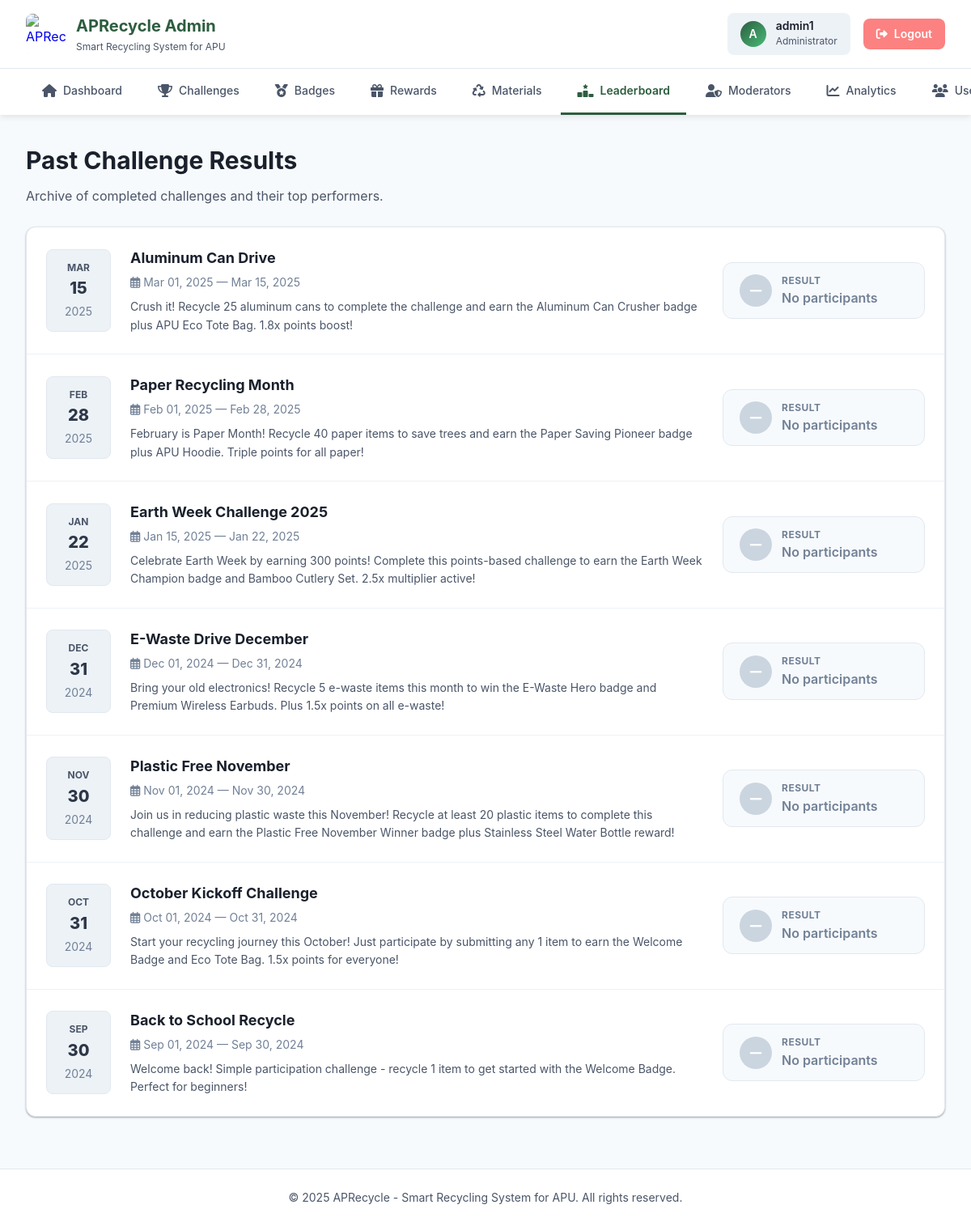
Screenshot of /admin/leaderboard_challenges.php (signed in) with the database file from the repository.
### tables this page shows
CREATE TABLE IF NOT EXISTS `challenge` (
  `challenge_id` int NOT NULL AUTO_INCREMENT,
  `title` varchar(100) NOT NULL,
  `description` text NOT NULL,
  `start_date` date NOT NULL,
  `end_date` date NOT NULL,
  `badge_id` int DEFAULT NULL COMMENT 'Challenge-specific badge (awarded on completion)',
  `reward_id` int DEFAULT NULL COMMENT 'Challenge-specific reward (awarded on completion)',
  `point_multiplier` decimal(3,1) NOT NULL DEFAULT '1.0',
  `target_material_id` int DEFAULT NULL COMMENT 'Specific material for smart challenges',
  `target_quantity` int NOT NULL DEFAULT '0' COMMENT 'Number of items to recycle (for quantity-based challenges)',
  `target_points` int NOT NULL DEFAULT '0' COMMENT 'Points to earn during challenge period (for points-based challenges)',
  `completion_type` enum('quantity','points','participation') NOT NULL DEFAULT 'quantity' COMMENT 'How to complete: quantity=recycle X items, points=earn X points, participation=join+submit 1 item',
  `created_at` datetime NOT NULL DEFAULT CURRENT_TIMESTAMP,
  PRIMARY KEY (`challenge_id`),
  KEY `badge_id` (`badge_id`),
  KEY `reward_id` (`reward_id`),
  KEY `target_material_id` (`target_material_id`)
);

### admin/leaderboard_challenges.php (the view, shortened to what this page needs)
<?php
include_once 'includes/header.php';
$conn = getDBConnection();
$limit = 10;
$page = isset($_GET['page']) && is_numeric($_GET['page']) ? (int)$_GET['page'] : 1;
$start = ($page - 1) * $limit;
$sql = "SELECT * FROM challenge
        WHERE end_date < CURDATE()
        ORDER BY end_date DESC
        LIMIT $start, $limit";
$result = mysqli_query($conn, $sql);
?>
<div class="page-header">
    <h1 class="page-title">Past Challenge Results</h1>
    <p class="page-description">Archive of completed challenges and their top performers.</p>
</div>
<div class="results-container">
    <?php if (mysqli_num_rows($result) > 0): ?>
        <?php while ($challenge = mysqli_fetch_assoc($result)):
            $start_date = $challenge['start_date'];
            $end_date = $challenge['end_date'];
            $winner_sql = "SELECT u.username, COUNT(*) as score
                           FROM recycling_submission rs
                           JOIN user u ON rs.user_id = u.user_id
                           WHERE rs.status = 'Approved'
                           AND rs.created_at BETWEEN '$start_date 00:00:00' AND '$end_date 23:59:59'
                           GROUP BY rs.user_id
                           ORDER BY score DESC
                           LIMIT 1";
            $winner_result = mysqli_query($conn, $winner_sql);
            $winner = ($winner_result) ? mysqli_fetch_assoc($winner_result) : null;
        ?>
            <div class="challenge-row">
                <div class="date-box">
                    <span class="date-month"><?php echo date('M', strtotime($end_date)); ?></span>
                    <span style="font-size: var(--text-xl); font-weight: 800; display:block;"><?php echo date('d', strtotime($end_date)); ?></span>
                    <span class="date-year"><?php echo date('Y', strtotime($end_date)); ?></span>
                </div>
                <div class="challenge-info">
                    <h3 class="challenge-title"><?php echo htmlspecialchars($challenge['title']); ?></h3>
                    <div class="challenge-meta">
                        <i class="far fa-calendar-alt"></i>
                        <?php echo date('M d, Y', strtotime($start_date)); ?> — <?php echo date('M d, Y', strtotime($end_date)); ?>
                    </div>
                    <p style="margin-top: var(--space-2); color: var(--color-gray-600); font-size: var(--text-sm);">
                        <?php echo htmlspecialchars($challenge['description']); ?>
                    </p>
                </div>
                <?php if ($winner): ?>
                    <div class="winner-card">
                        <div class="winner-icon">
                            <i class="fas fa-crown"></i>
                        </div>
                        <div class="winner-details">
                            <span class="winner-label">Winner</span>
                            <span class="winner-name"><?php echo htmlspecialchars($winner['username']); ?></span>
                            <span class="winner-score"><?php echo number_format($winner['score']); ?> Items Recycled</span>
                        </div>
                    </div>
                <?php else: ?>
                    <div class="winner-card" style="background: var(--color-gray-50); border-color: var(--color-gray-200);">
                        <div class="winner-icon" style="background: var(--color-gray-300);">
                            <i class="fas fa-minus"></i>
                        </div>
                        <div class="winner-details">
                            <span class="winner-label" style="color: var(--color-gray-500);">Result</span>
                            <span class="winner-name" style="color: var(--color-gray-500);">No participants</span>
                        </div>
                    </div>
                <?php endif; ?>
            </div>
        <?php endwhile; ?>
    <?php endif; ?>
</div>
<?php
include_once 'includes/footer.php';
?>

### admin/includes/header.php (shortened to what this page needs)
<?php
$current_page = basename($_SERVER['PHP_SELF']);
?>
<!DOCTYPE html>
<html lang="en">
<head>
    <link rel="stylesheet" href="../css/styles.css">
    <link rel="stylesheet" href="https://cdnjs.cloudflare.com/ajax/libs/font-awesome/6.4.0/css/all.min.css">
</head>
<body>
    <header class="admin-header">
        <div class="admin-header-top">
            <a href="dashboard.php" class="admin-logo">
                <div class="admin-logo-icon">
                    <img src="../assets/aprecycle-logo.png" alt="APRecycle Logo">
                </div>
                <div class="admin-logo-text">
                    <h1>APRecycle Admin</h1>
                    <p>Smart Recycling System for APU</p>
                </div>
            </a>
            <div class="admin-user-info">
                <div class="admin-user-profile">
                    <div class="admin-user-avatar">
                        <?php echo strtoupper(substr($_SESSION['username'], 0, 1)); ?>
                    </div>
                    <div class="admin-user-details">
                        <span class="admin-user-name"><?php echo htmlspecialchars($_SESSION['username']); ?></span>
                        <span class="admin-user-role">Administrator</span>
                    </div>
                </div>
                <a href="../logout.php" class="btn-logout">
                    <i class="fas fa-sign-out-alt"></i>
                    <span>Logout</span>
                </a>
            </div>
        </div>
        <nav class="admin-nav">
            <ul class="admin-nav-tabs">
                <li class="admin-nav-tab">
                    <a href="dashboard.php"
                        class="admin-nav-link <?php echo $current_page == 'dashboard.php' ? 'active' : ''; ?>">
                        <i class="fas fa-home admin-nav-icon"></i>
                        <span>Dashboard</span>
                    </a>
                </li>
                <li class="admin-nav-tab">
                    <a href="challenges.php"
                        class="admin-nav-link <?php echo $current_page == 'challenges.php' ? 'active' : ''; ?>">
                        <i class="fas fa-trophy admin-nav-icon"></i>
                        <span>Challenges</span>
                    </a>
                </li>
                <li class="admin-nav-tab">
                    <a href="badges.php"
                        class="admin-nav-link <?php echo $current_page == 'badges.php' ? 'active' : ''; ?>">
                        <i class="fas fa-medal admin-nav-icon"></i>
                        <span>Badges</span>
                    </a>
                </li>
                <li class="admin-nav-tab">
                    <a href="rewards.php"
                        class="admin-nav-link <?php echo $current_page == 'rewards.php' ? 'active' : ''; ?>">
                        <i class="fas fa-gift admin-nav-icon"></i>
                        <span>Rewards</span>
                    </a>
                </li>
                <li class="admin-nav-tab">
                    <a href="materials.php"
                        class="admin-nav-link <?php echo $current_page == 'materials.php' ? 'active' : ''; ?>">
                        <i class="fas fa-recycle admin-nav-icon"></i>
                        <span>Materials</span>
                    </a>
                </li>
                <?php
                $is_leaderboard = in_array($current_page, [
                    'leaderboard_overview.php',
                    'leaderboard_individual.php',
                    'leaderboard_team.php',
                    'leaderboard_challenges.php'
                ]);
                ?>
                <li class="admin-nav-tab">
                    <a href="leaderboard_overview.php"
                        class="admin-nav-link <?php echo $is_leaderboard ? 'active' : ''; ?>">
                        <i class="fas fa-ranking-star admin-nav-icon"></i>
                        <span>Leaderboard</span>
                    </a>
                </li>
                <li class="admin-nav-tab">
                    <a href="moderators.php"
                        class="admin-nav-link <?php echo $current_page == 'moderators.php' ? 'active' : ''; ?>">
                        <i class="fas fa-user-shield admin-nav-icon"></i>
                        <span>Moderators</span>
                    </a>
                </li>
                <li class="admin-nav-tab">
                    <a href="analytics.php"
                        class="admin-nav-link <?php echo $current_page == 'analytics.php' ? 'active' : ''; ?>">
                        <i class="fas fa-chart-line admin-nav-icon"></i>
                        <span>Analytics</span>
                    </a>
                </li>
                <li class="admin-nav-tab">
                    <a href="users.php"
                        class="admin-nav-link <?php echo $current_page == 'users.php' ? 'active' : ''; ?>">
                        <i class="fas fa-users admin-nav-icon"></i>
                        <span>Users</span>
                    </a>
                </li>
            </ul>
        </nav>
    </header>
    <main class="admin-content">

### admin/includes/footer.php
    </main>
    <footer style="background: var(--color-white); padding: var(--space-6) var(--space-8); margin-top: var(--space-8); border-top: 1px solid var(--color-gray-200); text-align: center;">
        <p style="color: var(--color-gray-600); font-size: var(--text-sm); margin: 0;">
            &copy; <?php echo date('Y'); ?> APRecycle - Smart Recycling System for APU. All rights reserved.
        </p>
    </footer>
</body>
</html>

### css/styles.css (style rules this page uses)
* { margin: 0; padding: 0; box-sizing: border-box; }
body { font-family: var(--font-sans); color: #2D3748; }
h1 { font-size: 2.25rem; font-weight: 700; }
h3 { font-size: 1.5rem; font-weight: 600; }
body { font-size: 1rem; line-height: 1.6; }

### css/variables.css (style rules this page uses)
:root { --color-primary: #2D5D3F; --color-primary-light: #3A7A54; --color-primary-dark: #1F4129; --color-secondary: #48BB78; --color-secondary-light: #68D391; --color-accent-blue: #4299E1; --color-accent-yellow: #FFD93D; --color-accent-brown: #8B4513; --color-white: #FFFFFF; --color-gray-50: #F7FAFC; --color-gray-100: #EDF2F7; --color-gray-200: #E2E8F0; --color-gray-300: #CBD5E0; --color-gray-400: #A0AEC0; --color-gray-500: #718096; --color-gray-600: #4A5568; --color-gray-700: #2D3748; --color-gray-800: #1A202C; --color-gray-900: #171923; --color-success: #48BB78; --color-success-light: #C6F6D5; --color-warning: #ED8936; --color-warning-light: #FEEBC8; --color-error: #FC8181; --color-error-light: #FED7D7; --color-info: #4299E1; --color-info-light: #BEE3F8; --gradient-primary: linear-gradient(135deg, #2D5D3F 0%, #48BB78 100%); --gradient-success: linear-gradient(135deg, #48BB78 0%, #38A169 100%); --gradient-badge: linear-gradient(135deg, #667eea 0%, #764ba2 100%); --shadow-sm: 0 1px 3px rgba(0,0,0,0.12), 0 1px 2px rgba(0,0,0,0.24); --shadow-md: 0 2px 8px rgba(0,0,0,0.1); --shadow-lg: 0 4px 12px rgba(0,0,0,0.15); --shadow-xl: 0 10px 40px rgba(0,0,0,0.2); --radius-sm: 4px; --radius-md: 8px; --radius-lg: 12px; --radius-xl: 16px; --radius-full: 9999px; --space-1: 0.25rem; --space-2: 0.5rem; --space-3: 0.75rem; --space-4: 1rem; --space-5: 1.25rem; --space-6: 1.5rem; --space-8: 2rem; --space-10: 2.5rem; --space-12: 3rem; --font-sans: -apple-system, BlinkMacSystemFont, 'Segoe UI', 'Roboto', 'Oxygen', 'Ubuntu', 'Cantarell', 'Fira Sans', 'Droid Sans', 'Helvetica Neue', sans-serif; --font-mono: 'SFMono-Regular', Consolas, 'Liberation Mono', Menlo, monospace; --text-xs: 0.75rem; --text-sm: 0.875rem; --text-base: 1rem; --text-lg: 1.125rem; --text-xl: 1.25rem; --text-2xl: 1.5rem; --text-3xl: 1.875rem; --text-4xl: 2.25rem; }

### admin/leaderboard_challenges.php (style rules this page uses)
.results-container { background: var(--color-white); border-radius: var(--radius-lg); box-shadow: var(--shadow-sm); border: 1px solid var(--color-gray-200); overflow: hidden; }
.challenge-row { display: flex; border-bottom: 1px solid var(--color-gray-100); padding: var(--space-6); align-items: center; gap: var(--space-6); transition: background 0.2s; }
.challenge-row:last-child { border-bottom: none; }
.date-box { background: var(--color-gray-100); border-radius: var(--radius-md); padding: var(--space-3); text-align: center; min-width: 80px; border: 1px solid var(--color-gray-200); }
.date-month { font-size: var(--text-xs); text-transform: uppercase; color: var(--color-gray-600); font-weight: 700; display: block; }
.date-year { font-size: var(--text-sm); color: var(--color-gray-500); }
.challenge-info { flex: 1; }
.challenge-title { font-size: var(--text-lg); font-weight: 700; color: var(--color-gray-800); margin-bottom: var(--space-1); }
.challenge-meta { font-size: var(--text-sm); color: var(--color-gray-500); }
.winner-card { background: #fffbeb; border: 1px solid #fcd34d; border-radius: var(--radius-lg); padding: var(--space-3) var(--space-5); display: flex; align-items: center; gap: var(--space-3); min-width: 250px; }
.winner-icon { width: 40px; height: 40px; background: #fbbf24; color: white; border-radius: 50%; display: flex; align-items: center; justify-content: center; font-size: var(--text-lg); }
.winner-details { display: flex; flex-direction: column; }
.winner-label { font-size: var(--text-xs); text-transform: uppercase; letter-spacing: 0.5px; color: #92400e; font-weight: 700; }
.winner-name { font-weight: 600; color: var(--color-gray-800); }

### rows the page displays
challenge: end_date "MAR", end_date "15", end_date "2025", title "Aluminum Can Drive", start_date "Mar 01, 2025", end_date "Mar 15, 2025", description "Crush it! Recycle 25 aluminum cans to complete the challenge and earn the Aluminum Can Crusher badge plus APU Eco Tote Bag. 1.8x points boost!"
challenge: end_date "FEB", end_date "28", end_date "2025", title "Paper Recycling Month", start_date "Feb 01, 2025", end_date "Feb 28, 2025", description "February is Paper Month! Recycle 40 paper items to save trees and earn the Paper Saving Pioneer badge plus APU Hoodie. Triple points for all paper!"
challenge: end_date "JAN", end_date "22", end_date "2025", title "Earth Week Challenge 2025", start_date "Jan 15, 2025", end_date "Jan 22, 2025", description "Celebrate Earth Week by earning 300 points! Complete this points-based challenge to earn the Earth Week Champion badge and Bamboo Cutlery Set. 2.5x multiplier active!"
challenge: end_date "DEC", end_date "31", end_date "2024", title "E-Waste Drive December", start_date "Dec 01, 2024", end_date "Dec 31, 2024", description "Bring your old electronics! Recycle 5 e-waste items this month to win the E-Waste Hero badge and Premium Wireless Earbuds. Plus 1.5x points on all e-waste!"
challenge: end_date "NOV", end_date "30", end_date "2024", title "Plastic Free November", start_date "Nov 01, 2024", end_date "Nov 30, 2024", description "Join us in reducing plastic waste this November! Recycle at least 20 plastic items to complete this challenge and earn the Plastic Free November Winner badge plus Stainless Steel Water Bottle reward!"
challenge: end_date "OCT", end_date "31", end_date "2024", title "October Kickoff Challenge", start_date "Oct 01, 2024", end_date "Oct 31, 2024", description "Start your recycling journey this October! Just participate by submitting any 1 item to earn the Welcome Badge and Eco Tote Bag. 1.5x points for everyone!"
challenge: end_date "SEP", end_date "30", end_date "2024", title "Back to School Recycle", start_date "Sep 01, 2024", end_date "Sep 30, 2024", description "Welcome back! Simple participation challenge - recycle 1 item to get started with the Welcome Badge. Perfect for beginners!"

### other values shown
substr($_SESSION['username'], 0, 1) "A"
$_SESSION['username'] "admin1"
